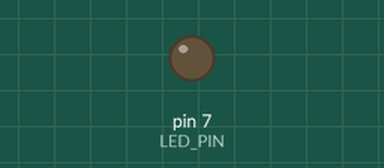
This sketch was run on a simulated Arduino Uno, built with avr-gcc and run on an emulated ATmega328P. On the bench: output pins drawn as LEDs (lit = HIGH).

Above: at 0.05 s.
At 0.5 s:
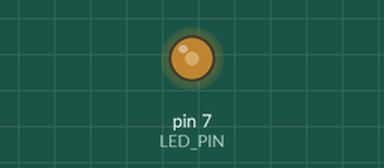
At 0.95 s:
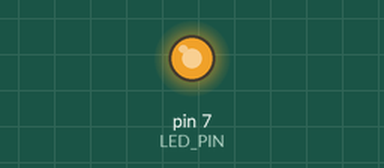
At 1.85 s:
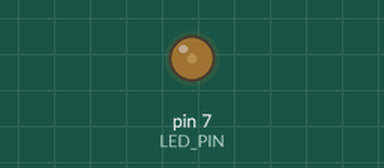
Timing chart, 0 to 4.6 s (numbered marks = the images above):
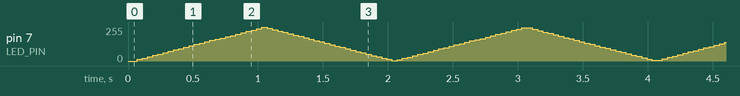

The sketch:

06_test_1.ino
```cpp
/*
 * 도전과제 2: PWM 함수 구현 (software PWM)
 * - 사용 API: digitalWrite(), delayMicroseconds()
 * - 구현 함수:
 *     void set_period(int period_us); // 100 ~ 10000 us
 *     void set_duty(int duty_pct);    // 0 ~ 100 %
 * - 밝기 제어: 1초 동안 최소→최대→최소 (triangle), 101단계(0~100)
 * - period는 코드 상단 PERIOD_US로 직접 수정(예: 10000, 1000, 100)
 * 20252368 소프트웨어학부 한학현
 */

const int LED_PIN = 7;
#define PERIOD_US 10000   // 바꾸기: 100(0.1ms), 1000(1ms), 10000(10ms)

volatile unsigned int g_period_us = PERIOD_US; // 100~10000
volatile int          g_duty_pct  = 0;         // 0~100

static inline int clamp(int x, int lo, int hi) {
  return (x < lo) ? lo : (x > hi) ? hi : x;
}

void set_period(int period_us) {
  g_period_us = (unsigned int)clamp(period_us, 100, 10000);
}

void set_duty(int duty_pct) {
  g_duty_pct = clamp(duty_pct, 0, 100);
}

// 현재 g_period_us로 PWM 1주기 출력
void pwm_one_cycle(int duty_pct) {
  // 0% / 100%는 분기 (토글 최소화)
  if (duty_pct <= 0) {
    digitalWrite(LED_PIN, LOW);
    delayMicroseconds(g_period_us);
    return;
  }
  if (duty_pct >= 100) {
    digitalWrite(LED_PIN, HIGH);
    delayMicroseconds(g_period_us);
    return;
  }

  unsigned int on_us  = (unsigned long)g_period_us * (unsigned int)duty_pct / 100UL;
  unsigned int off_us = g_period_us - on_us;

  if (on_us)  { digitalWrite(LED_PIN, HIGH); delayMicroseconds(on_us); }
  if (off_us) { digitalWrite(LED_PIN, LOW ); delayMicroseconds(off_us); }
}

// 1초 동안 0→100→0 트라이앵글 (101단계 기준)
// 단계 시퀀스: 0..100 (101단계) + 99..1 (99단계) = 총 200스텝
void run_triangle_1s() {
  const int steps_total = 200;                     // 0..100 + 99..1
  unsigned long cycles_total = 1000000UL / g_period_us;  // 1초 동안 총 사이클 수
  if (cycles_total == 0) cycles_total = 1;

  unsigned long base_cycles = cycles_total / steps_total;  // 스텝당 기본 사이클 수
  unsigned long remainder   = cycles_total % steps_total;  // 앞쪽 remainder 스텝에 +1

  int step_index = 0;

  // 상승: 0 → 100
  for (int d = 0; d <= 100; ++d) {
    set_duty(d);
    unsigned long do_cycles = base_cycles + ((step_index < (int)remainder) ? 1 : 0);
    if (do_cycles == 0) do_cycles = 1;
    for (unsigned long i = 0; i < do_cycles; ++i) pwm_one_cycle(g_duty_pct);
    step_index++;
  }

  // 하강: 99 → 1  (0과 100은 중복 방지)
  for (int d = 99; d >= 1; --d) {
    set_duty(d);
    unsigned long do_cycles = base_cycles + ((step_index < (int)remainder) ? 1 : 0);
    if (do_cycles == 0) do_cycles = 1;
    for (unsigned long i = 0; i < do_cycles; ++i) pwm_one_cycle(g_duty_pct);
    step_index++;
  }

  digitalWrite(LED_PIN, LOW); // 마무리 OFF
}

void setup() {
  pinMode(LED_PIN, OUTPUT);
  digitalWrite(LED_PIN, LOW);
  set_period(PERIOD_US);
}

void loop() {
  run_triangle_1s();

}
```
